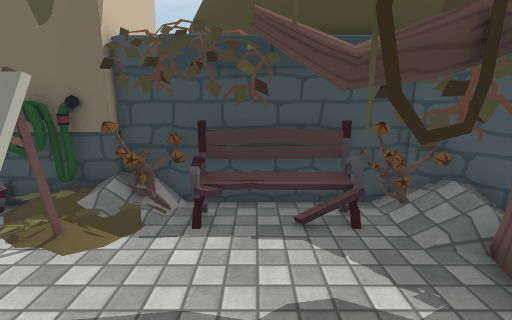
view 1 (above)

12 first-person views from a walk through a 3-D level made in the Unity game engine. The camera is 1.4 m above the floor, tilts 12° down and sees 85° across. The floor is counted in squares, 0.5 m on a side. Each view is taken from the middle of a square. On the plan, view 1 faces up. The plan holds only what a view shows up to about 19 squares ahead; the rest is blank. The place goes on beyond the plan. The player is left out. Some animated figures are not drawn. Some surface patterns are stand-ins.

view 2
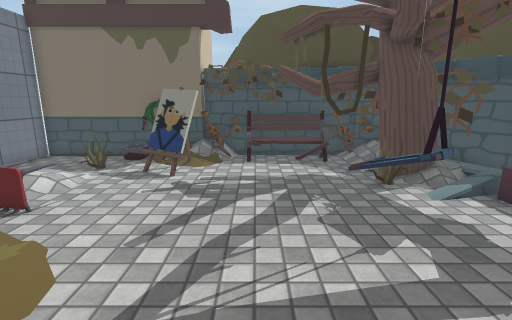

view 3
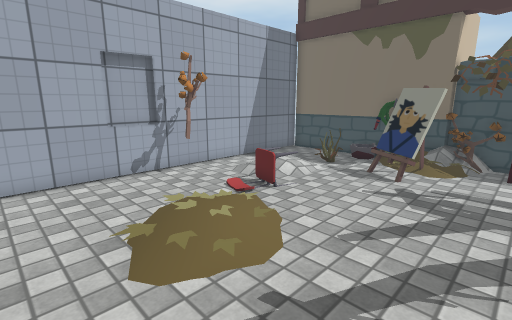

view 4
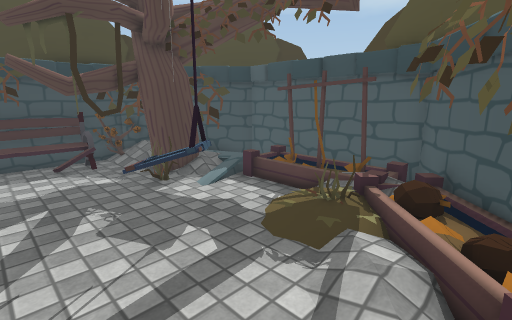

view 5
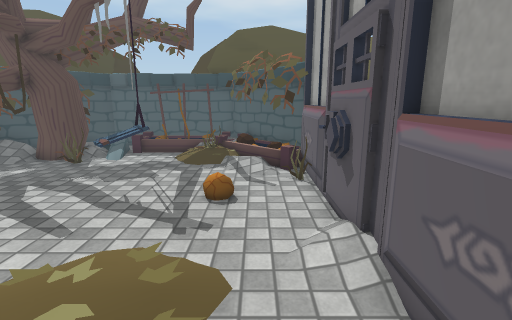

view 6
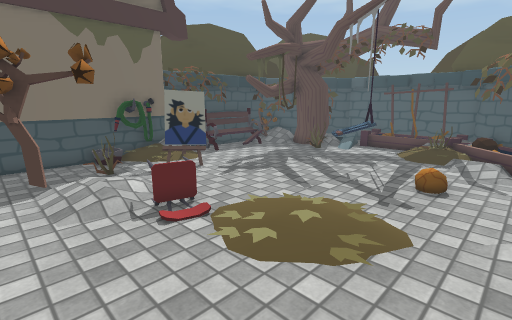

view 7
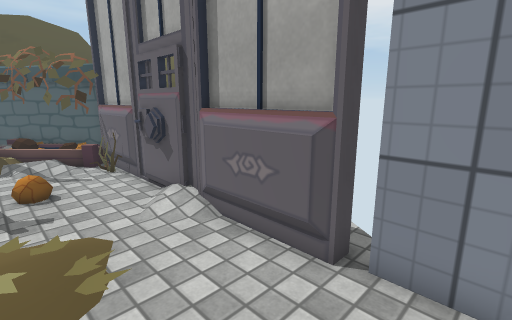

view 8
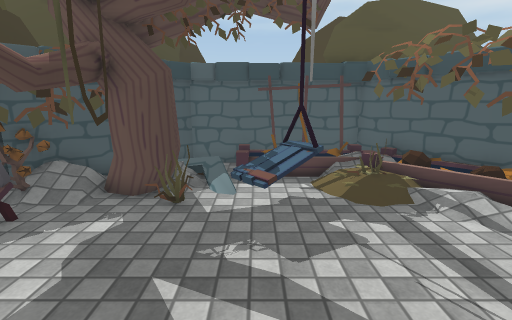

view 9
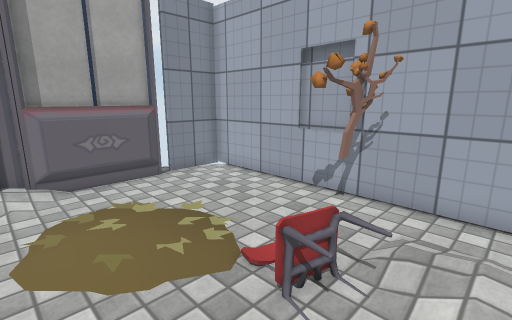

view 10
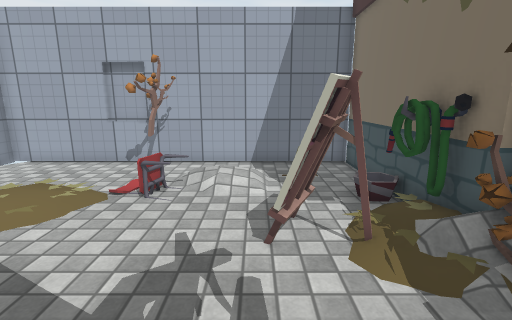

view 11
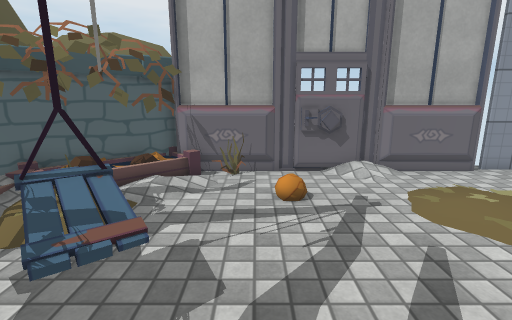

view 12
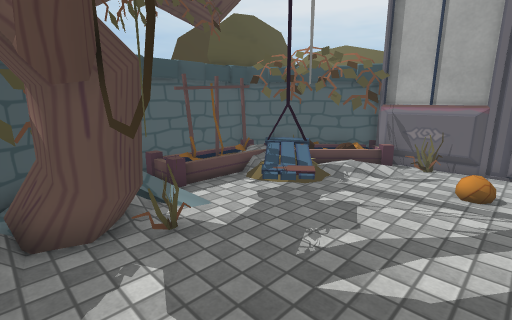

### Floor plan
Key: @ floor where view 1 was taken; # wall or solid block; . main floor; : floor 0.25 m higher than the main floor; / step, stairs or slope; = window, fence, low wall or low ledge; O other object.
Columns run from 12 left of view 1 to 9 right of it. Each row starts with its distance up from view 1.
  9             OOOOOO  O
  8         #######OOOOOOO
  7 #########OOOO###O#   O
  6 #.... #  ..O//O.OO#  O
  5 #......OO....OO.:O##
  4 #...O..OOO...OOOOOO##
  3 #..//.........OOOO=##
  2 #../:..........OOOO #
  1 #..:..............OO#
  0 # ..OO......@OOO../O#
 -1 #OO...........OO../O#
 -2 #.O...//........../O#
 -3 #....  /......../ /O#
 -4 #..../  ......../ //#
 -5 #.....//...O.../. OO#
 -6 #.............//OOO##
 -7 #............O/OO###
 -8 ##################

Where each view was taken, in squares from view 1:
view 1: 0 up, 0 right, facing up
view 2: 7 down, 1 left, facing up
view 3: 7 down, 1 left, facing up-left
view 4: 7 down, 1 left, facing up-right
view 5: 6 down, 9 left, facing right
view 6: 7 down, 11 left, facing up-right
view 7: 4 down, 11 left, facing down-right
view 8: 0 up, 4 left, facing right
view 9: 2 up, 4 left, facing down-left
view 10: 3 up, 1 right, facing left
view 11: 3 up, 0 right, facing down
view 12: 5 up, 2 left, facing down-right
